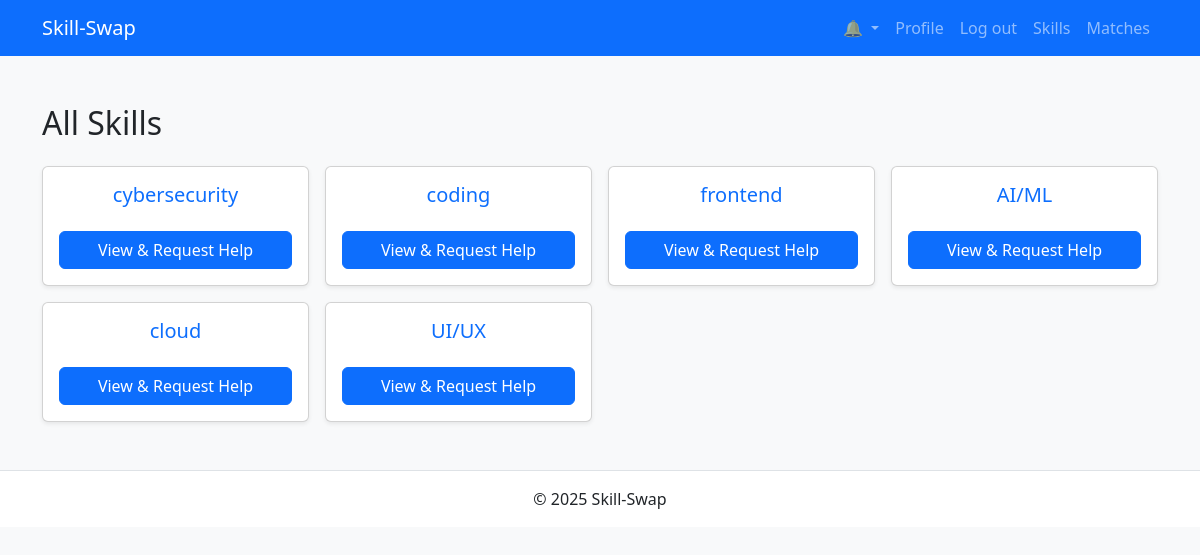
Screenshot of /skills/ (signed in) with the database file from the repository.
### skills/models.py (models this page shows, shortened)
class Skill(models.Model):
    name = models.CharField(max_length=50, unique=True)

### skills/views.py (the view)
# urls.py: path('', SkillListView.as_view(), name='list'),
class SkillListView(generic.ListView):
    model = Skill
    template_name = 'skills/list.html'
    context_object_name = 'skills'

### notifications/context_processors.py (called while the page is built)
def unread_notifications(request):
    if request.user.is_authenticated:
        qs = Notification.objects.filter(
            user=request.user, is_read=False
        ).order_by('-created')
        return {'unread_notifications': qs}
    return {}

### templates/skills/list.html
{% extends "base.html" %}
{% block content %}
  <h2 class="mb-4">All Skills</h2>
  <div class="row g-3">
    {% for skill in skills %}
      <div class="col-6 col-md-4 col-lg-3">
        <div class="card h-100 text-center shadow-sm">
          <div class="card-body d-flex flex-column justify-content-center">
            <h5 class="card-title">{{ skill.name }}</h5>
            <a
              href="{% url 'skills:detail' skill.pk %}"
              class="btn btn-primary mt-3"
            >
              View & Request Help
            </a>
          </div>
        </div>
      </div>
    {% empty %}
      <p>No skills available yet.</p>
    {% endfor %}
  </div>
{% endblock %}

### static/css/site.css (style rules this page uses)
body { font-family: "Segoe UI", sans-serif; }
.card-title { color: #0d6efd; }

### rows the page displays
Skill: name "cybersecurity"
Skill: name "coding"
Skill: name "frontend"
Skill: name "AI/ML"
Skill: name "cloud"
Skill: name "UI/UX"
